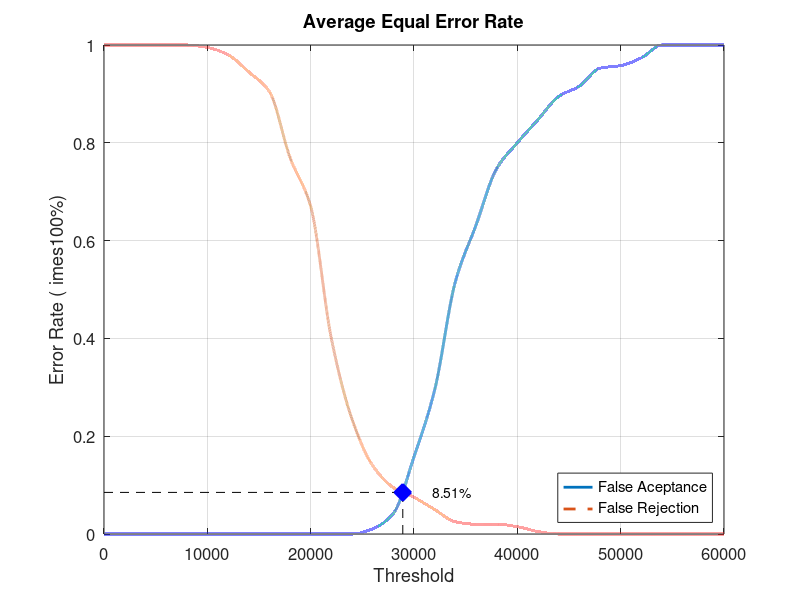
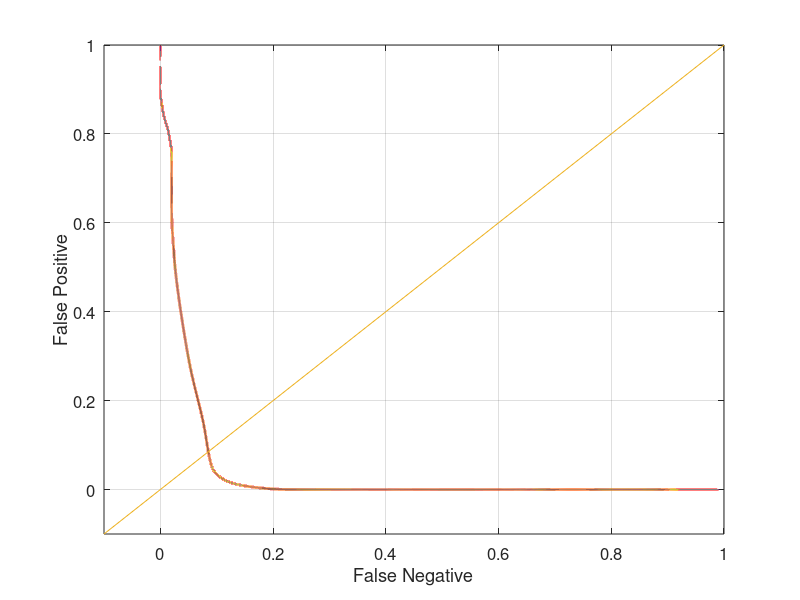

Source code (MATLAB) for these figures, in order:
close all;
clear;
clc;
x = 0:2000:60000;
xq = 0:0.5:60000;

y0 = [0 0 0 0 0 0 0 0 0 0 0 0 0 0.0105263 0.0421053 0.157895 0.294737 0.515789 0.631579 0.747368 0.8 0.847368 0.894737 0.915789 0.952632 0.957895 0.973684 1 1 1 1]
yy0 = interp1(x, y0, xq, 'pchip');
y1 = [1 1 1 1 1 0.995 0.98 0.945 0.905 0.77 0.67 0.4 0.235 0.14 0.095 0.075 0.05 0.025 0.02 0.02 0.015 0.005 0 0 0 0 0 0 0 0 0]
yy1 = interp1(x, y1, xq, 'pchip');

% Calculating EER: 
y2 = abs(y0 - y1);
find(y2 == min(y2))
yy2 = abs(yy0 - yy1);
xEER = find(yy2 == min(yy2));
xEERIndex = xq(xEER) % X-axis EER
yEER = yy0(xEER) % Y-axis EER

main = figure
plot(xq, yy0,'-','LineWidth', 2);	hold on
plot(xq, yy1,'--','LineWidth', 2);	hold on
plot([xEERIndex xEERIndex], [0 yEER], 'k--');	hold on
plot([0 xEERIndex], [yEER yEER], 'k--');	hold on
plot(xEERIndex, yEER, 'bx', 'LineWidth', 10);	hold on
text(xEERIndex + 10 * xEERIndex / 100, yEER, [num2str(round((10000 * yEER)) / 100) '%'])
legend('False Aceptance', 'False Rejection', 'Location', 'SouthEast')
xlabel('Threshold')
ylabel('Error Rate (	imes100%)')
title('Average Equal Error Rate')
set(gca, 'FontSize', 12)
axis([0 60000 0 1])
grid on

print(main, 'Database3_3Main', '-dpng');
FNRxFPR = figure('Color', [1 1 1]);
plot(yy1, yy0, '-', yy1, yy0, 'LineWidth', 2);
hold on
y = -0.1:0.1:1
plot(y, y); 
set(gca, 'FontSize', 12)
xlabel('False Negative')
ylabel('False Positive')
axis([-0.1 1 -0.1 1])
set(gca, 'FontSize', 12)
grid on

print(FNRxFPR, 'Database3_3FNRxFPR','-dpng');
